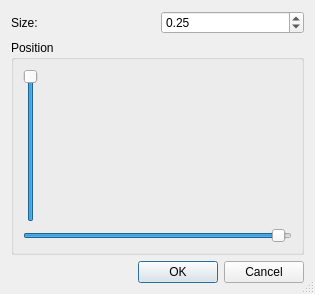
<?xml version="1.0" encoding="UTF-8"?>
<ui version="4.0">
 <class>GizmoDialog</class>
 <widget class="QDialog" name="GizmoDialog">
  <property name="geometry">
   <rect>
    <x>0</x>
    <y>0</y>
    <width>315</width>
    <height>294</height>
   </rect>
  </property>
  <property name="windowTitle">
   <string>Gizmo Parameters</string>
  </property>
  <property name="sizeGripEnabled">
   <bool>true</bool>
  </property>
  <layout class="QGridLayout" name="gridLayout_2">
   <item row="0" column="0">
    <widget class="QLabel" name="labelSize">
     <property name="text">
      <string>Size:</string>
     </property>
    </widget>
   </item>
   <item row="0" column="1">
    <widget class="QDoubleSpinBox" name="sizeDoubleSpinBox">
     <property name="minimum">
      <double>0.050000000000000</double>
     </property>
     <property name="maximum">
      <double>5.000000000000000</double>
     </property>
     <property name="singleStep">
      <double>0.050000000000000</double>
     </property>
     <property name="value">
      <double>0.250000000000000</double>
     </property>
    </widget>
   </item>
   <item row="1" column="0" colspan="2">
    <widget class="QGroupBox" name="groupBox">
     <property name="title">
      <string>Position</string>
     </property>
     <layout class="QGridLayout" name="gridLayout">
      <item row="0" column="0">
       <widget class="QSlider" name="verticalSlider">
        <property name="minimum">
         <number>-100</number>
        </property>
        <property name="maximum">
         <number>100</number>
        </property>
        <property name="singleStep">
         <number>1</number>
        </property>
        <property name="pageStep">
         <number>10</number>
        </property>
        <property name="value">
         <number>100</number>
        </property>
        <property name="orientation">
         <enum>Qt::Vertical</enum>
        </property>
       </widget>
      </item>
      <item row="1" column="0">
       <widget class="QSlider" name="horizontalSlider">
        <property name="minimum">
         <number>-100</number>
        </property>
        <property name="maximum">
         <number>100</number>
        </property>
        <property name="value">
         <number>95</number>
        </property>
        <property name="orientation">
         <enum>Qt::Horizontal</enum>
        </property>
       </widget>
      </item>
     </layout>
    </widget>
   </item>
   <item row="2" column="0" colspan="2">
    <widget class="QDialogButtonBox" name="buttonBox">
     <property name="orientation">
      <enum>Qt::Horizontal</enum>
     </property>
     <property name="standardButtons">
      <set>QDialogButtonBox::Cancel|QDialogButtonBox::Ok</set>
     </property>
    </widget>
   </item>
  </layout>
 </widget>
 <tabstops>
  <tabstop>sizeDoubleSpinBox</tabstop>
  <tabstop>verticalSlider</tabstop>
  <tabstop>horizontalSlider</tabstop>
 </tabstops>
 <resources/>
 <connections>
  <connection>
   <sender>buttonBox</sender>
   <signal>accepted()</signal>
   <receiver>GizmoDialog</receiver>
   <slot>accept()</slot>
   <hints>
    <hint type="sourcelabel">
     <x>248</x>
     <y>254</y>
    </hint>
    <hint type="destinationlabel">
     <x>157</x>
     <y>274</y>
    </hint>
   </hints>
  </connection>
  <connection>
   <sender>buttonBox</sender>
   <signal>rejected()</signal>
   <receiver>GizmoDialog</receiver>
   <slot>reject()</slot>
   <hints>
    <hint type="sourcelabel">
     <x>316</x>
     <y>260</y>
    </hint>
    <hint type="destinationlabel">
     <x>286</x>
     <y>274</y>
    </hint>
   </hints>
  </connection>
 </connections>
</ui>
